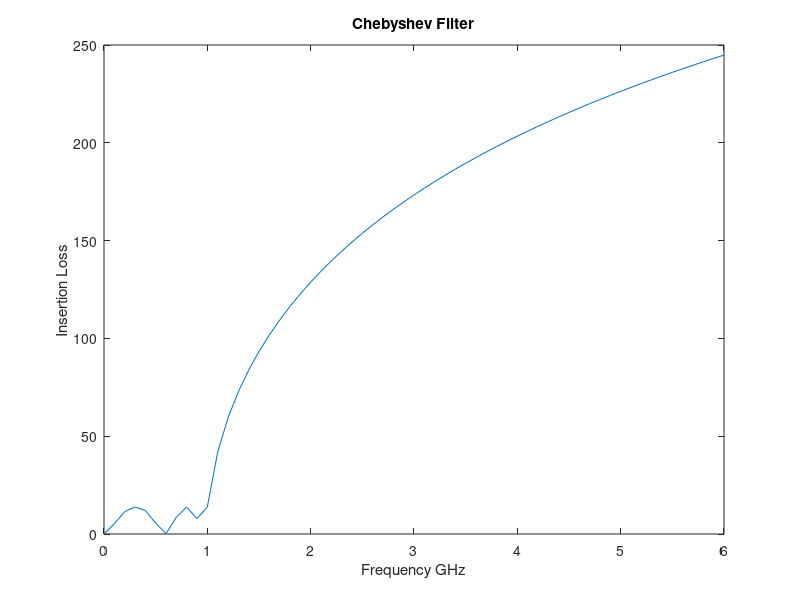

The MATLAB source for this figure:
clc;
clear all;
close all;


IL = 50;
f = 0:0.1:6;
nf = 2;


RF = 6;
A = sqrt((10^(RF/10) - 1));
n = (acosh(2*(((10^(IL/10)) -1)/A^2) -1))/(2*acosh(nf));
N = ceil(n);
display(N);
IL = 10*log(1 + (A^2) * (cosh(N*acosh(f))).^2);


figure;
plot(f, IL);
xlabel('Frequency GHz');
ylabel('Insertion Loss');
title('Chebyshev Filter');
